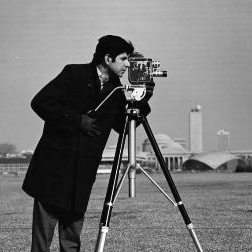
//> input picture test61.jpeg, 252 x 252 px
$ ./fft   (built with g++ and OpenCV 4)
//> lines starting //> are read from the running program, lines starting //| are printed output that depends on the picture
/*
 * fft.cpp
 *
 *  Created on: May 14, 2019
 *      Author: vamshi.kurva
 */

#include "opencv/highgui.h"
#include "opencv2/imgproc/imgproc.hpp"
#include "opencv2/highgui/highgui.hpp"
#include "opencv2/imgcodecs.hpp"
#include "opencv/cv.h"
#include <iostream>
#include <complex>
#include <cmath>
using namespace cv;
using namespace std;
class AU_FFT
{
	typedef complex<double> comp;
    public:
	Mat img,mag,phase,inv;
    int REF,SIZE;
    comp** out;
    class rever
    {
     public:
     int a,b;
    };
	 AU_FFT(Mat img1,int a)       //constructor
	 {
		  int i,j;
		  SIZE=a;
		  img.create(SIZE,SIZE,CV_8UC1);
		  int m,n,M,N;
		  M=img1.rows;
		  N=img1.cols;
		  //cout<<" "<<M<<" "<<N;
		  m=ceil(log2(M));
		  n=ceil(log2(N));
		  M=pow(2,m);
		  N=pow(2,n);
		  if(M>N)
		    N=M;
		  else
			M=N;
		  for(m=0;m<M;m++)
		  {
			  for(n=0;n<M;n++)
			  {
                // [14 lines of commented-out code are left out]
				   if(m<img1.rows && n<img1.cols)
						img.at<unsigned char>(m,n)=img1.at<unsigned char>(m,n);
					 else
						img.at<unsigned char>(m,n)=0;
			  }
		  }
		 out=new comp*[SIZE];
         for(m=0;m<SIZE;m++)
        	 out[m]=new comp[SIZE];
		 mag=img.clone();
		 phase=img.clone();
		 inv=img.clone();
	 }
     void dft1(comp** ,comp** ,int ,int ,int ,int ,char);
     void fft(int );
     void shift();
     void ifft(int );
     ~AU_FFT()         //destructor
     {
    	 int m;
    	 for(m=0;m<SIZE;m++)
    	 {
    		 delete[] out[m];
    	 }
    	 delete[] out;
     }
};
void AU_FFT::dft1(comp** ptr1,comp** ptr2,int pos1,int pos2,int fact,int N,char e)
{
 int k=1,l1,a,b,t1,t2,p=1,m,n,M1,N1,M;
 M1=N1=M=N;
 comp static x[4],temp1,temp2,j,**p1;
 comp **p3,**p2;
 p3=new comp*[SIZE];
 p2=new comp*[SIZE];
 p1=new comp*[SIZE];
 for(m=0;m<SIZE;m++)
 {
	 p3[m]=new comp[SIZE];
	 p2[m]=new comp[SIZE];
	 p1[m]=new comp[SIZE];
 }
 for(m=0;m<SIZE;m++)
 {
	 for(n=0;n<SIZE;n++)
	 {
		 p3[m][n]=ptr1[m][n];
		 p2[m][n]=ptr2[m][n];
	 }
 }
 j=-1;
 j=sqrt(j);
 double pi,w1,w2;
 pi=2*asin(1);
 for(m=0;m<N;m++)
 {
   for(n=0;n<N;n++)
    {
      p1[m][n]=p3[m+pos1][n+pos2];
    }
  }
 if(e=='D')
	 j=j;
 if(e=='I')
	 j=-j;
 //direct method for 2D-FFT
 do
 {
   l1=m=t1=0;
   for(a=0;a<M/2;a++)
   {
   	if(m==l1+M/pow(2,k))
   	{
   	    if(a==M/2)
   	         break;
            m=m+M/pow(2,k);
            l1=m;
            a--;
            continue;
    }
         n=t2=0;
         int l2=0;
         for(b=0;b<N/2;b++)
          {
            if(n==l2+N/pow(2,p))
   	        {
   	           if(b==N/2)
   	             break;
               n=n+N/pow(2,p);
               l2=n;
               b--;
               continue;
            }
            w1=(2*pi)/(M1);
            w2=(2*pi)/(N1);
            temp1=exp(-(w1*t1*j));
            temp2=exp(-(w2*t2*j));
            	x[0]=p1[m][n]+p1[m+M1/2][n]+p1[m][n+N1/2]+p1[m+M1/2][n+N1/2];
            	x[1]=(p1[m][n]+p1[m+M1/2][n]-p1[m][n+N1/2]-p1[m+M1/2][n+N1/2])*temp2;
            	x[2]=(p1[m][n]-p1[m+M1/2][n]+p1[m][n+N1/2]-p1[m+M1/2][n+N1/2])*temp1;
            	x[3]=(p1[m][n]-p1[m+M1/2][n]-p1[m][n+N1/2]+p1[m+M1/2][n+N1/2])*temp1*temp2;
           p1[m][n]=x[0];
           p1[m][n+N1/2]=x[1];
           p1[m+M1/2][n]=x[2];
           p1[m+M1/2][n+N1/2]=x[3];
           n++;
           t2++;
           if(t2==(N1/2))
        	   t2=0;
        }
         m++;
         t1++;
         if(t1==(M1/2))
        	 t1=0;
   }
  M1=M1/2;
  N1=N1/2;
  k++;
  p++;
 }while(k<=log2(M));
 // bit reversal order
 // cout<<endl<<"fft is....";
 int *ptr=new int[N];
 rever y[N][N];
 int i,l;
 // 1D-bit reversal
 n=log2(N);
 ptr[0]=p=0;
 ptr[1]=1;
 for(i=1;i<n;i++)
 {
    p++;
    l=pow(2,p);
    for(m=0;m<l;m++)
    {
       ptr[m]=2*ptr[m];
       ptr[m+l]=ptr[m]+1;
    }
 }
 // 2D-bit reversal
 for(i=0;i<N;i++)
 {
   for(m=0;m<N;m++)
   {
    y[i][m].a=ptr[i];
    y[i][m].b=ptr[m];
   }
 }
 for(m=0;m<N;m++)
 {
   for(n=0;n<N;n++)
    {
    //  p2[m+pos1][n+pos2]=p1[y[m][n].a][y[m][n].b];
      ptr2[m+pos1][n+pos2]=p1[y[m][n].a][y[m][n].b];
    }
 }
 delete ptr;
 for(m=0;m<SIZE;m++)
 {
	 delete[] p3[m];
	 delete[] p2[m];
	 delete[] p1[m];
 }
 delete[] p3;
 delete[] p2;
 delete[] p1;
}

void AU_FFT::fft(int a)
{
	// cout<<" vamshi";
	 comp  **p1,**p2,**p3,im,sum;
	 int fact,M,N,m,n,i,j,i1,j1,i2,j2,k1,k2;
	 p3=new comp*[SIZE];
	 p2=new comp*[SIZE];
	 p1=new comp*[SIZE];
	 for(m=0;m<SIZE;m++)
	 {
		 p3[m]=new comp[SIZE];
		 p2[m]=new comp[SIZE];
		 p1[m]=new comp[SIZE];
	 }
	 double pi,w,mul;
	 char e;
	 REF=a;
	 M=img.rows;
	 N=img.cols;
	 for(i=0;i<img.rows;i++)
	 {
	   for(j=0;j<img.cols;j++)
	    {
	       p1[i][j].real(img.at<unsigned char>(i,j));
	       p1[i][j].imag(0);
	    }
	 }
	 for(i=img.rows;i<SIZE;i++)
	 {
		for(j=img.cols;j<SIZE;j++)
		{
			p1[i][j]=0;
		}
	 }
	  pi=2*asin(1);
	  im=-1;
	  im=sqrt(im);
	  m=ceil(log2(M));
	  M=pow(2,m);
	  n=ceil(log2(N));
	  N=pow(2,n);
	  if(M>N)
	    N=M;
	  else
		M=N;

	  mul=sqrt(M*M);
	  mul=1/mul;
	  fact=M/REF;
	  w=2*pi/M;
	  e='D';
	  for(i1=0;i1<fact;i1++)
	  {
	    for(j1=0;j1<fact;j1++)
	     {
	        for(m=0;m<M;m++)
	        {
	          for(n=0;n<M;n++)
	           {
	             p2[m][n]=p1[m][n];
	           }
	        }
	        for(m=0;m<M;m++)
	        {
	          for(n=0;n<M;n++)
	           {
	              p2[m][n]=p2[m][n]*exp(-(w*m*i1*im))*exp(-(w*n*j1*im));
	           }
	        }
	        for(i2=0;i2<fact;i2++)
	        {
	          for(j2=0;j2<fact;j2++)
	           {
	        	  dft1(p2,p3,i2*REF,j2*REF,fact,REF,e);
	           }
	        }
	       for(k1=0;k1<REF;k1++)
	       {
	         for(k2=0;k2<REF;k2++)
	          {
	            sum=0;
	            for(m=0;m<fact;m++)
	            {
	              for(n=0;n<fact;n++)
	               {
	                 sum=sum+p3[k1+m*REF][k2+n*REF];
	               }
	            }
	            out[fact*k1+i1][fact*k2+j1]=sum;
	          }
	       }
	    }
	  }
	for(i=0;i<M;i++)
	{
		for(j=0;j<M;j++)
		 {
			 out[i][j]*=mul;
			 w=(abs(out[i][j])*255*100)/abs(out[0][0]);
			 phase.at<unsigned char>(i,j)=arg(out[i][j]);
			// cout<<" "<<int(phase.at<unsigned char>(i,j));
		   	 mag.at<unsigned char>(i,j)=(abs(out[i][j])); //w;
		 }
	}
	//cout<<" "<<"everything is fine";
	 for(m=0;m<SIZE;m++)
	 {
		 delete[] p3[m];
		 delete[] p2[m];
		 delete[] p1[m];
	 }
	 delete[] p3;
	 delete[] p2;
	 delete[] p1;
}
void AU_FFT::shift()
{
	int i,j,M,N;
	M=mag.rows;
	N=mag.cols;
    for(i=0;i<M/2-1;i++)
    {
      for(j=0;j<N/2-1;j++)
      {
    	   //original spectrum
    	  mag.at<unsigned char>(i,j)=abs(out[i+M/2][j+M/2]);
    	  mag.at<unsigned char>(i+M/2,j+M/2)=abs(out[i][j]);
    	  mag.at<unsigned char>(i+M/2,j)=abs(out[i][j+M/2]);
    	  mag.at<unsigned char>(i,j+M/2)=abs(out[i+M/2][j]);

    	  phase.at<unsigned char>(i,j)=arg(out[i+M/2][j+M/2]);
    	  phase.at<unsigned char>(i+M/2,j+M/2)=arg(out[i][j]);
    	  phase.at<unsigned char>(i+M/2,j)=arg(out[i][j+M/2]);
    	  phase.at<unsigned char>(i,j+M/2)=arg(out[i+M/2][j]);
      }
    }
}
void AU_FFT::ifft(int a)
{
	 comp **p2,**p3,**p1,im,sum;
	 int fact,M,N,m,n,i,j,i1,j1,i2,j2,k1,k2;
	 p3=new comp*[SIZE];
	 p2=new comp*[SIZE];
	 p1=new comp*[SIZE];
	 for(m=0;m<SIZE;m++)
	 {
		 p3[m]=new comp[SIZE];
		 p2[m]=new comp[SIZE];
		 p1[m]=new comp[SIZE];
	 }
	 double pi,w,mul;
	 char e;
	 im=-1;
	 REF=a;
	 im=sqrt(im);
	 M=mag.rows;
	 N=mag.cols;
	 //if(M==N)
		// cout<<" ok "<<M;
	  pi=2*asin(1);
	  mul=sqrt(M*M);
	  mul=1/mul;
	  fact=M/REF;
	  w=2*pi/M;
	  e='I';
	  for(i1=0;i1<fact;i1++)
	  {
	    for(j1=0;j1<fact;j1++)
	     {
	        for(m=0;m<M;m++)
	        {
	          for(n=0;n<N;n++)
	           {
	             p2[m][n]=out[m][n];
	           }
	        }
	        for(m=0;m<M;m++)
	        {
	          for(n=0;n<N;n++)
	           {
	              p2[m][n]=p2[m][n]*exp((w*m*i1*im))*exp((w*n*j1*im));
	           }
	        }
	        for(i2=0;i2<fact;i2++)
	        {
	          for(j2=0;j2<fact;j2++)
	           {
	        	  dft1(p2,p3,i2*REF,j2*REF,fact,REF,e);
	           }
	        }
	       for(k1=0;k1<REF;k1++)
	       {
	         for(k2=0;k2<REF;k2++)
	          {
	            sum=0;
	            for(m=0;m<fact;m++)
	            {
	              for(n=0;n<fact;n++)
	               {
	                 sum=sum+p3[k1+m*REF][k2+n*REF];
	               }
	            }
	            p1[fact*k1+i1][fact*k2+j1]=sum;
	          }
	       }
	    }
	  }
	for(i=0;i<M;i++)
	{
		for(j=0;j<M;j++)
		 {
			 p1[i][j]*=mul;
		   	 inv.at<unsigned char>(i,j)=abs(p1[i][j]);
		 }
	}
	//cout<<" "<<"everything is fine";
	 for(m=0;m<SIZE;m++)
	 {
		 delete[] p3[m];
		 delete[] p2[m];
		 delete[] p1[m];
	 }
	 delete[] p3;
	 delete[] p2;
	 delete[] p1;
}
int main()
{
	  Mat img1 = imread("test61.jpeg", 0 );
//> img1 is the input picture: 252 rows x 252 cols, CV_8UC1; min 0, max 255, mean 118.1
	  if (img1.empty()) //1024 check whether the image is loaded or not
	  {
	  	cout << "Error : Image cannot be loaded..!!" << endl;
	  	       //system("pause"); //wait for a key press
	  	return -1;
	  }
	  int m,n,M,N;
	  M=img1.rows;
//> M = 252
	  N=img1.cols;
//> N = 252
	 // cout<<" "<<M<<" "<<N;
	  m=ceil(log2(M));
//> m = 8
	  n=ceil(log2(N));
//> n = 8
	  M=pow(2,m);
//> M = 256
	  N=pow(2,n);
//> N = 256
	  if(M>N)
	    N=M;
	  else
		M=N;

	AU_FFT IMG(img1,M);
//> after the loop in AU_FFT, `for(m=0;m<M;m++)`:
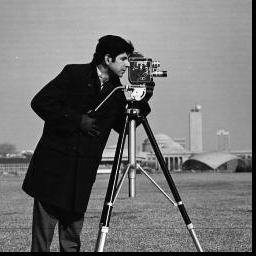
//> img: 256 rows x 256 cols, CV_8UC1; min 0, max 255, mean 114.4
	namedWindow("original", CV_WINDOW_AUTOSIZE); //create a window with the name "MyWindow"
	imwrite("padded_image.png", IMG.img);
	imshow("original", IMG.img); //display the image which is stored in the 'img' in the "MyWindow" window
	waitKey(0); //wait infinite time for a keypress
    destroyWindow("original");
   // imwrite("pad2.jpeg",IMG.img);

    IMG.fft(M);
//> the loop in fft, `for(i=0;i<M;i++)` made 256 passes
//> w on passes 1 to 3: 4120.5, 1088.7, 723.4
//> after the loop in fft, `for(i=0;i<M;i++)`:
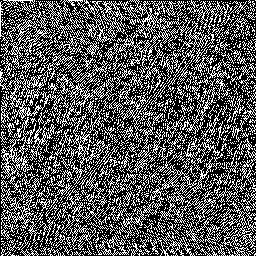
//> phase: 256 rows x 256 cols, CV_8UC1; min 0, max 255, mean 86.6
//> after the loop in fft, `for(i=0;i<M;i++)`:
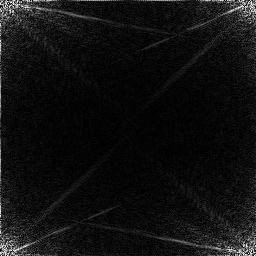
//> mag: 256 rows x 256 cols, CV_8UC1; min 0, max 253, mean 16.4
//> after the loop in fft, `for(i=0;i<M;i++)`: w = 3264.4
	namedWindow("Magnitude spectrum", CV_WINDOW_AUTOSIZE); //create a window with the name "MyWindow"
	imwrite("Mag_spectrum.png", IMG.mag);
	imshow("Magnitude spectrum", IMG.mag); //display the image which is stored in the 'img' in the "MyWindow" window
	waitKey(0); //wait infinite time for a keypress
    destroyWindow("Magnitude spectrum");

	namedWindow("phase spectrum", CV_WINDOW_AUTOSIZE); //create a window with the name "MyWindow"
	imshow("phase spectrum", IMG.phase); //display the image which is stored in the 'img' in the "MyWindow" window
	waitKey(0); //wait infinite time for a keypress
    destroyWindow("phase spectrum");

    IMG.shift();
//> after the loop in shift, `for(i=0;i<M/2-1;i++)`:
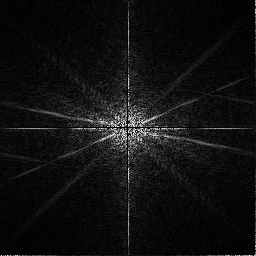
//> mag: 256 rows x 256 cols, CV_8UC1; min 0, max 253, mean 16.4
//> after the loop in shift, `for(i=0;i<M/2-1;i++)`:
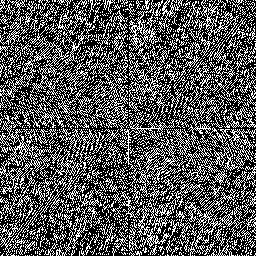
//> phase: 256 rows x 256 cols, CV_8UC1; min 0, max 255, mean 86.6
	namedWindow("shifted mag spectrum", CV_WINDOW_AUTOSIZE); //create a window with the name "MyWindow"
	imwrite("shifted_mag_spectrum.png", IMG.mag);
	imshow("shifted mag spectrum", IMG.mag); //display the image which is stored in the 'img' in the "MyWindow" window
	waitKey(0); //wait infinite time for a keypress
    destroyWindow("shifted mag spectrum");

	namedWindow("shifted phase spectrum", CV_WINDOW_AUTOSIZE); //create a window with the name "MyWindow"
	imshow("shifted phase spectrum", IMG.phase); //display the image which is stored in the 'img' in the "MyWindow" window
	waitKey(0); //wait infinite time for a keypress
    destroyWindow("shifted phase spectrum");

    //inverse
    IMG.ifft(M);
	namedWindow("inverse spectrum", CV_WINDOW_AUTOSIZE); //create a window with the name "MyWindow"
	imshow("inverse spectrum", IMG.inv); //display the image which is stored in the 'img' in the "MyWindow" window
	waitKey(0); //wait infinite time for a keypress
    destroyWindow("inverse spectrum");

     //difference image
	 for(int i=0;i<img1.rows;i++)
	 {
	 	for(int j=0;j<img1.cols;j++)
	 	{
	 		img1.at<unsigned char>(i,j)=img1.at<unsigned char>(i,j)-IMG.inv.at<unsigned char>(i,j);
	 	 //   error=error+pow((fft1.at<unsigned char>(i,j)),2);
	 	}
	 }
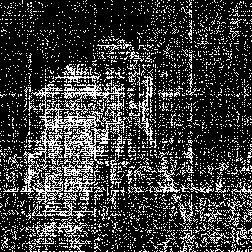
//> img1: 252 rows x 252 cols, CV_8UC1; values 0 (black) and 1 (white), 23.2% white in thin lines or dots
	namedWindow("difference image", CV_WINDOW_AUTOSIZE); //create a window with the name "MyWindow"
	imshow("difference image", img1); //display the image which is stored in the 'img' in the "MyWindow" window
	waitKey(0); //wait infinite time for a keypress
	destroyWindow("difference image");
	//end */

  return 0;
}
